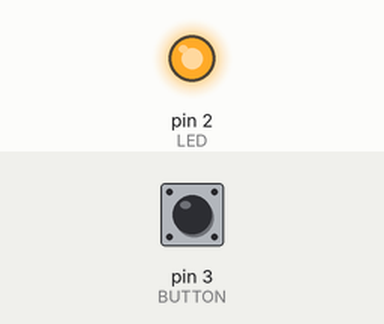
Recording of a sketch running on a simulated Arduino Uno, built with avr-gcc and run on an emulated ATmega328P. Shown: output pins drawn as LEDs (lit = HIGH). The test bench sets the inputs (shaded band); at power-on: pin 3 (BUTTON) LOW.

Above: at 0.1 s.
At 4.6 s:
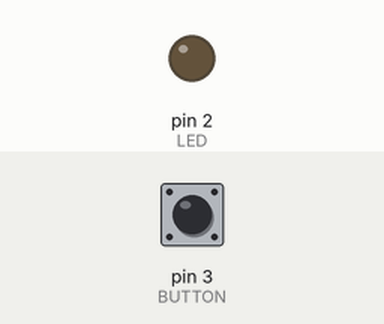
Timing chart, 0 to 11.0 s (numbered marks = the images above):
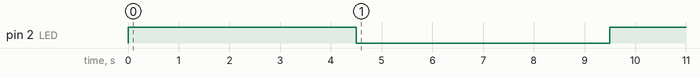

The sketch:

05conditionals.ino
```cpp
/*Conditional statements are control mechanisms
 *These sections of code only run if the statement resolves to true
 */
const int LED = 2;
const int BUTTON = 3;

int counter = 0;

void setup() {
  pinMode(LED,OUTPUT);
  pinMode(BUTTON, INPUT);
}

void loop() {
  counter++;

  if(counter < 10){
    digitalWrite(LED,HIGH);
  }
  else if (counter >= 10 && counter < 20){
    digitalWrite(LED,LOW);
  }
  else if (digitalRead(BUTTON) && (counter >= 20)){
    digitalWrite(LED,LOW);
  } else {
    digitalWrite(LED,HIGH);
  }
  delay(500);
}
```

Measured:
- by itself, pin 2 (LED): LOW → HIGH at 0.00 s, → LOW 4.5 s later, → HIGH 5.0 s later
